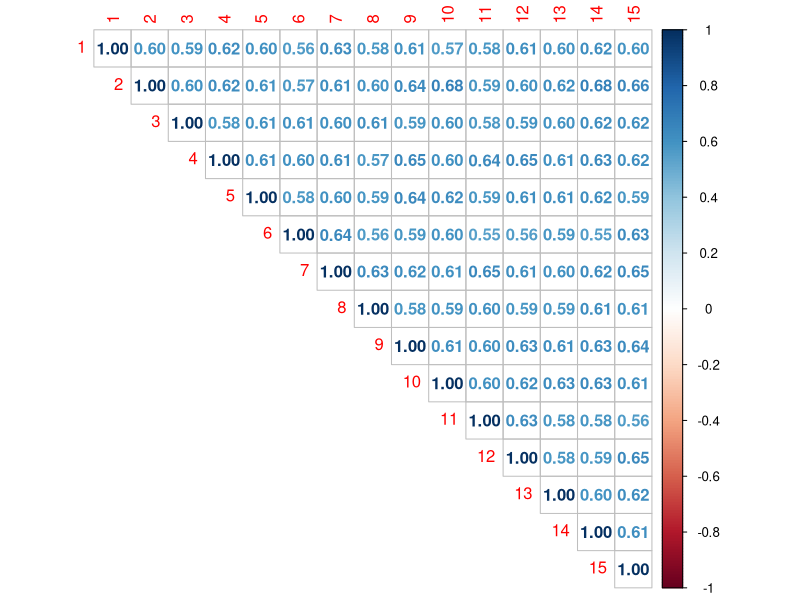

The R source for this figure:
# From: Bayesian Models for Astrophysical Data, Cambridge Univ. Press
# (c) 2017,  Joseph M. Hilbe, Rafael S. de Souza and Emille E. O. Ishida 
# 
# you are kindly asked to include the complete citation if you used this 
# material in a publication

# Code 9.1 - Synthetic multivariate data in R

require(MASS)

# Data
set.seed(1056)
nobs <- 500                      # number of samples
nvar <- 15                       # number of predictors
rho <- 0.6                       # correlation between predictors

p <- rbinom(nvar,1,0.2)
beta <- round(p*rnorm(nvar,0,5),2)

# Check the coefficients
print(beta,2)

# Covariance matrix
d <- length(beta)
Sigma <- toeplitz(c(1, rep(rho, d - 1)))
Mu <- c(rep(0,d))

# Multivariate sampling
M <- mvrnorm(nobs, mu = Mu, Sigma = Sigma )
xb <- M %*% beta

# Dependent variable
y <- rnorm(nobs, xb, sd = 2)

require(corrplot)

corrplot(cor(M), method="number",type="upper")